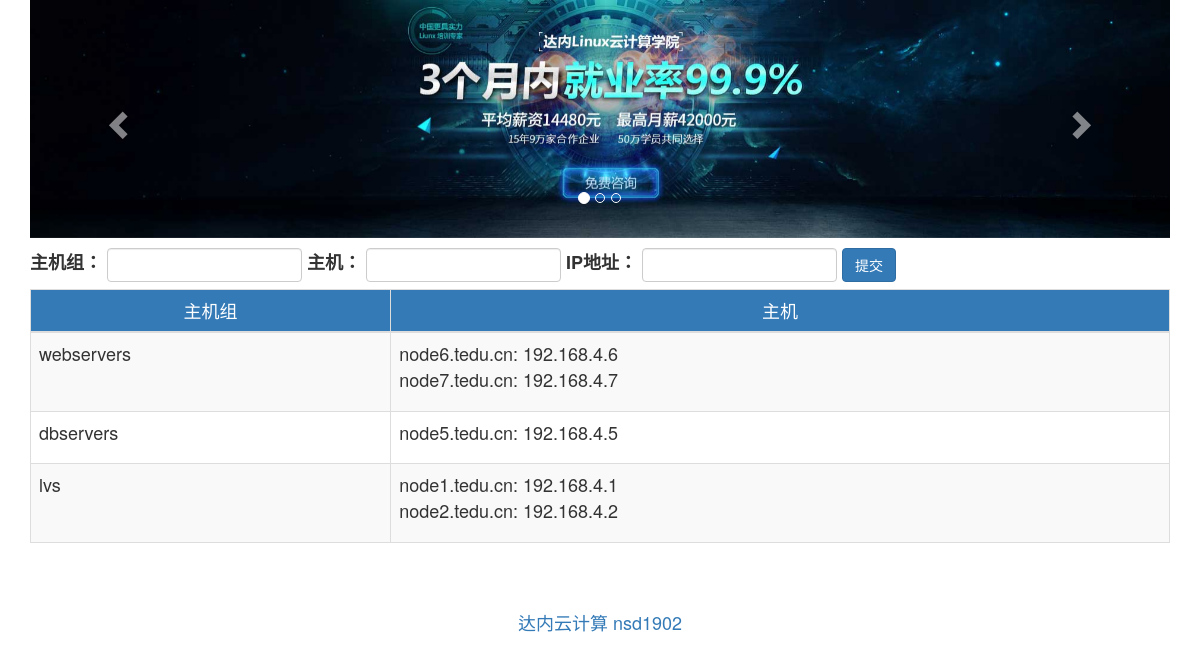
The page /webadmin/addhosts/ on the database its author committed.
### webadmin/models.py (models this page shows, shortened)
class HostGroup(models.Model):
    groupname = models.CharField(max_length=100, unique=True)

class Host(models.Model):
    hostname = models.CharField(max_length=100, unique=True)
    ipaddr = models.CharField(max_length=15)
    group = models.ForeignKey(HostGroup)

### webadmin/views.py (the view, shortened to what this page needs)
def add_hosts(request):
    groups = HostGroup.objects.all()
    return render(request, 'addhosts.html', {'groups': groups})

### templates/addhosts.html (shortened to what this page needs)
{% extends 'base.html' %}
{% load static %}
{% block content %}
    <div class="col-sm-12">
        <form action="" method="post" class="form-inline">
            <div class="form-group">
                <label>主机组：</label>
                <input type="text" class="form-control" name="group">
            </div>
            <div class="form-group">
                <label>主机：</label>
                <input type="text" class="form-control" name="host">
            </div>
            <div class="form-group">
                <label>IP地址：</label>
                <input type="text" class="form-control" name="ip">
            </div>
            <div class="form-group">
                <input class="btn btn-primary" type="submit" value="提交">
            </div>
        </form>
    </div>
    <div class="col-sm-12">
        <table class="table table-hover table-striped table-bordered">
            <thead class="bg-primary text-center">
                <tr>
                    <td>主机组</td>
                    <td>主机</td>
                </tr>
            </thead>
            <tbody>
                {% for group in groups %}
                    <tr>
                        <td>{{ group.groupname }}</td>
                        <td>
                            <ul class="list-unstyled">
                                {% for host in group.host_set.all %}
                                    <li>{{ host.hostname }}: {{ host.ipaddr }}</li>
                                {% endfor %}
                            </ul>
                        </td>
                    </tr>
                {% endfor %}
            </tbody>
        </table>
    </div>
{% endblock %}

### rows shown on the page
HostGroup: groupname "webservers"
Host: hostname "node6.tedu.cn", ipaddr "192.168.4.6"
Host: hostname "node7.tedu.cn", ipaddr "192.168.4.7"
HostGroup: groupname "dbservers"
Host: hostname "node5.tedu.cn", ipaddr "192.168.4.5"
HostGroup: groupname "lvs"
Host: hostname "node1.tedu.cn", ipaddr "192.168.4.1"
Host: hostname "node2.tedu.cn", ipaddr "192.168.4.2"
